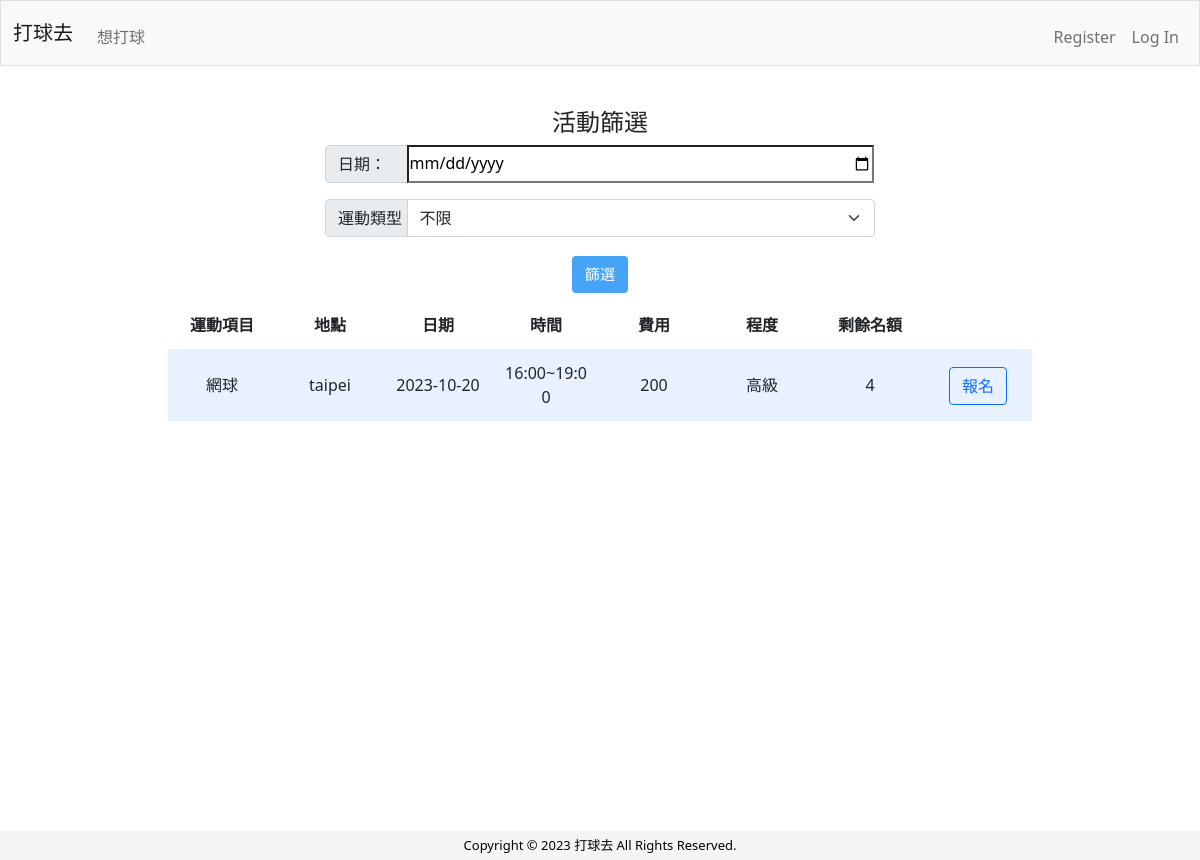
The app's page /activities/find_activity with its own data.
### tables this page shows
CREATE TABLE activities (
id INTEGER PRIMARY KEY AUTOINCREMENT NOT NULL, 
type TEXT NOT NULL,
date TEXT NOT NULL, 
start_time TEXT NOT NULL, 
end_time TEXT NOT NULL, 
location TEXT NOT NULL,
level TEXT NOT NULL,
price TEXT, 
participants INTEGER NOT NULL,
remark TEXT, user_id INTEGER, applicants Integer NOT NULL DEFAULT 0,
FOREIGN KEY (user_id) REFERENCES users(id)
);

### activities/activities.py (the view)
@activities_bp.route("/find_activity", methods=["GET"])
def find_activity():
    date = request.args.get("date")
    sport = request.args.get("sport")
    query = "SELECT * FROM activities WHERE date >= date('now')"
    params = {}
    if date:
        query += " AND date = :date"
        params["date"] = date
    if sport:
        query += " AND type = :sport"
        params["sport"] = sport
    query += " ORDER BY date"
    activities = db.execute(query, **params)
    return render_template("find_activity.html", activities=activities)

### app.py (called while the page is built)
@app.after_request
def after_request(response):
    response.headers["Cache-Control"] = "no-cache, no-store, must-revalidate"
    response.headers["Expires"] = 0
    response.headers["Pragma"] = "no-cache"
    return response

### templates/find_activity.html (shortened to what this page needs)
{% extends "layout.html" %}
{% block main %}
<div class="container">
    <div class="">
        <h4>活動篩選</h4>
        <form action="/activities/find_activity" method="GET">
            <div class="input-group mb-3">
                <label class="input-group-text" for="filter-date">日期：</label>
                <input type="date" id="filter-date" name="date">
            </div>
            <div class="input-group mb-3">
                <label class="input-group-text" for="filter-sport">運動類型：</label>
                <select class="form-select" id="filter-sport" name="sport">
                    <option value="">不限</option>
                </select>
            </div>
            <input type="submit" value="篩選" class="btn btn-primary">
        </form>
    </div>
</div>
<div class="section">
    <table>
        <thead>
            <tr>
                <th class ="text-middle">運動項目</th>
                <th class ="text-middle">地點</th>
                <th class ="text-middle">日期</th>
                <th class ="text-middle">時間</th>
                <th class ="text-middle">費用</th>
                <th class ="text-middle">程度</th>
                <th class ="text-middle">剩餘名額</th>
            </tr>
        </thead>
        <tbody>
            {% for activity in activities %}
                <tr>
                    <td class ="text-middle">{{activity.type}}</td>
                    <td class ="text-middle">{{activity.location}}</td>
                    <td class ="text-middle">{{activity.date}}</td>
                    <td class ="text-middle">{{activity.start_time}}~{{activity.end_time}}</td>
                    <td class ="text-middle">{{activity.price}}</td>
                    <td class ="text-middle">{{activity.level}}</td>
                    <td class ="text-middle">{{activity.participants-activity.applicants}}</td>
                    <td class="text-middle">
                        {% if activity.participants-activity.applicants > 0 %}
                            <a href="/signups/signup/{{activity.id}}" class="btn btn-outline-primary">報名</a>
                        {% else %}
                            <button class="btn btn-secondary" disabled>名額已滿</button>
                        {% endif %}
                    </td>
                </tr>
            {% endfor %}
        </tbody>
    </table>
</div>
{% endblock %}

### static/styles.css (style rules this page uses)
body { background-color: #ffffff; color: #212529; font-size: 1rem; font-weight: 400; line-height: 1.5; margin-top: 60px; text-align: left; }
.btn { margin-top: 3px; }
.container { margin-left: auto; margin-right: auto; padding-left: 15px; padding-right: 15px; text-align: center; width: 50%; }
.section { padding-bottom: 1rem; padding-left: 2rem; padding-right: 2rem; padding-top: 0.5rem; margin-left: auto; margin-right: auto; width: 80%; }
button, input[type="submit"] { background-color: #45a4f7; border: 1px solid transparent; border-radius: 0.25rem; margin-top: 3px; font-size: 0.95rem; font-weight: 400; line-height: 1.5; padding: 0.375rem 0.75rem; text-align: center; transition: color 0.15s ease-in-out, background-color 0.15s ease-in-out, border-color 0.15s ease-in-out, box-shadow 0.15s ease-in-out; vertical-align: middle; }
.input-group-text { width: 15%; }
input[type="date"], input[type="number"] { line-height: 1.8; width: 85%; }
table { background-color: transparent; margin-bottom: 1rem; table-layout: fixed; width: 100%; }
table th, table td { padding: 0.75rem; vertical-align: middle; word-wrap: break-word; }
tbody tr:nth-of-type(odd) { background-color: rgb(179, 208, 255, 0.3) }

### records on screen
activities: type "網球", location "taipei", date "2023-10-20", start_time "16:00", end_time "19:00", price "200", level "高級", activity.participants-activity.applicants "4"
